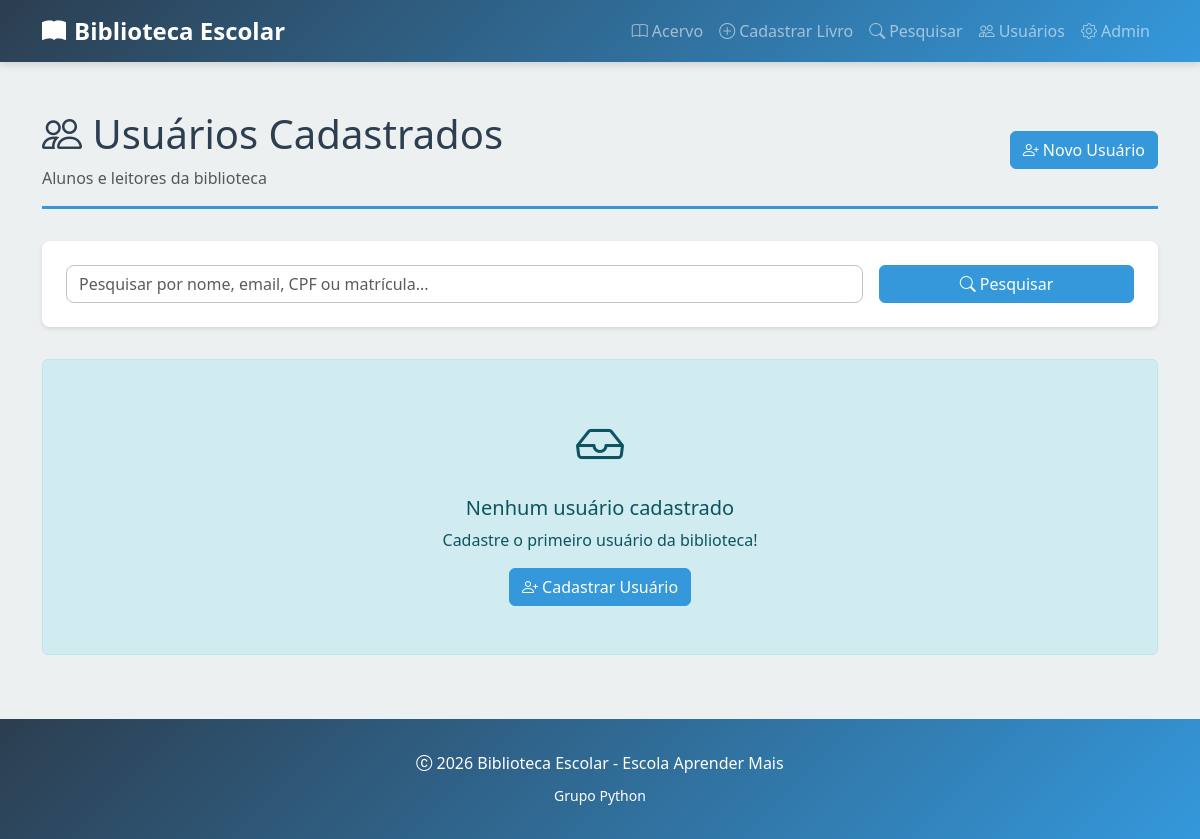
The app's page /usuarios/, older data.
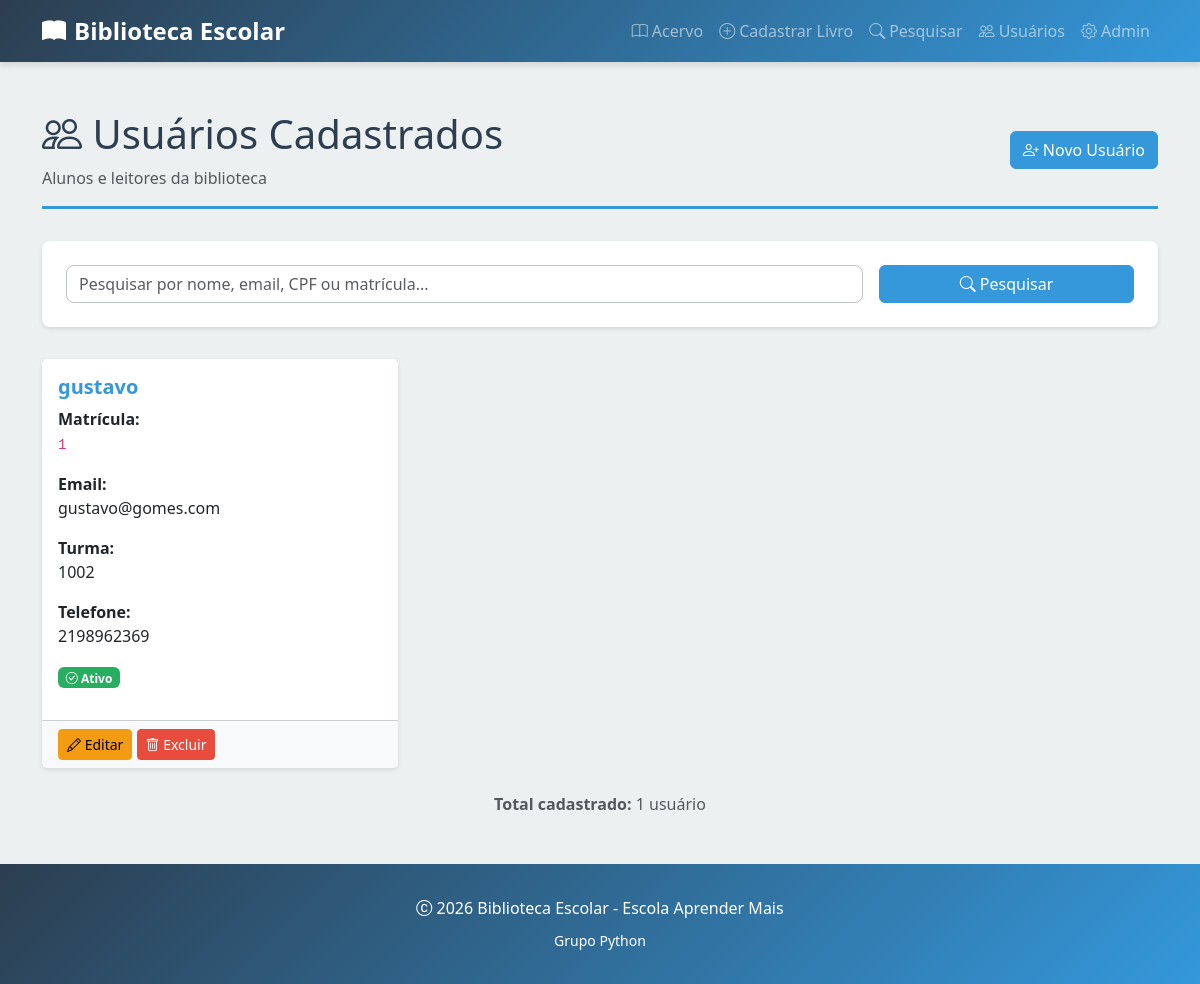
The same page, newer data.
### livros/models.py (models this page shows, shortened)
class Usuario(models.Model):
    nome = models.CharField(max_length=150)
    email = models.EmailField(unique=True)
    cpf = models.CharField(max_length=14, unique=True)
    matricula = models.CharField(max_length=20, unique=True)
    turma = models.CharField(max_length=50, blank=True)
    telefone = models.CharField(max_length=20, blank=True)
    data_cadastro = models.DateField(auto_now_add=True)
    ativo = models.BooleanField(default=True)

### livros/views.py (the view, shortened to what this page needs)
def lista_usuarios(request):
    termo = request.GET.get('q', '').strip()
    usuarios = Usuario.objects.all()
    return render(
        request,
        'livros/lista_usuarios.html',
        {'usuarios': usuarios, 'termo': termo}
    )

### livros/templates/livros/lista_usuarios.html (shortened to what this page needs)
{% extends 'livros/base.html' %}
{% block content %}
<div class="page-title d-flex justify-content-between align-items-center flex-wrap">
    <div>
        <h1><i class="bi bi-people"></i> Usuários Cadastrados</h1>
        <p class="text-muted mb-0">Alunos e leitores da biblioteca</p>
    </div>
    <a href="{% url 'cadastrar_usuario' %}" class="btn btn-primary">
        <i class="bi bi-person-plus"></i> Novo Usuário
    </a>
</div>
<div class="search-container">
    <form method="GET" class="row g-3">
        <div class="col-md-9">
            <input type="text" name="q" class="form-control" placeholder="Pesquisar por nome, email, CPF ou matrícula..."
                value="{{ termo }}">
        </div>
        <div class="col-md-3">
            <button type="submit" class="btn btn-primary w-100">
                <i class="bi bi-search"></i> Pesquisar
            </button>
        </div>
    </form>
</div>
<div class="row g-4">
    {% for usuario in usuarios %}
    <div class="col-md-6 col-lg-4">
        <div class="card">
            <div class="card-body">
                <h5 class="card-title">{{ usuario.nome }}</h5>
                <p class="card-text">
                    <strong>Matrícula:</strong><br>
                    <code>{{ usuario.matricula }}</code>
                </p>
                <p class="card-text">
                    <strong>Email:</strong><br>
                    {{ usuario.email }}
                </p>
                {% if usuario.turma %}
                <p class="card-text">
                    <strong>Turma:</strong><br>
                    {{ usuario.turma }}
                </p>
                {% endif %}
                {% if usuario.telefone %}
                <p class="card-text">
                    <strong>Telefone:</strong><br>
                    {{ usuario.telefone }}
                </p>
                {% endif %}
                <p>
                    {% if usuario.ativo %}
                    <span class="badge badge-disponivel">
                        <i class="bi bi-check-circle"></i> Ativo
                    </span>
                    {% else %}
                    <span class="badge badge-indisponivel">
                        <i class="bi bi-x-circle"></i> Inativo
                    </span>
                    {% endif %}
                </p>
            </div>
            <div class="card-footer bg-light">
                <a href="{% url 'editar_usuario' usuario.id %}" class="btn btn-sm btn-warning">
                    <i class="bi bi-pencil"></i> Editar
                </a>
                <a href="{% url 'excluir_usuario' usuario.id %}" class="btn btn-sm btn-danger">
                    <i class="bi bi-trash"></i> Excluir
                </a>
            </div>
        </div>
    </div>
    {% empty %}
    <div class="col-12">
        <div class="alert alert-info text-center py-5">
            <i class="bi bi-inbox" style="font-size: 3rem;"></i>
            <h5 class="mt-3">Nenhum usuário cadastrado</h5>
            <p class="mb-3">Cadastre o primeiro usuário da biblioteca!</p>
            <a href="{% url 'cadastrar_usuario' %}" class="btn btn-primary">
                <i class="bi bi-person-plus"></i> Cadastrar Usuário
            </a>
        </div>
    </div>
    {% endfor %}
</div>
{% if usuarios %}
<div class="text-center mt-4">
    <p class="text-muted">
        <strong>Total cadastrado:</strong> {{ usuarios.count }} usuário{% if usuarios.count != 1 %}s{% endif %}
    </p>
</div>
{% endif %}
{% endblock %}

Row changes from the older to the newer data that the page shows:
added Usuario: nome "gustavo", matricula "1", email "gustavo@gomes.com", turma "1002", telefone "2198962369", ativo True (drawn)
Text that changed along with them:
{{ usuarios.count }}: (not shown) → "1"
text no longer shown: "Nenhum usuário cadastrado Cadastre o primeiro usuário da biblioteca! Cadastrar Usuário"
text now shown: "Total cadastrado: usuário"
